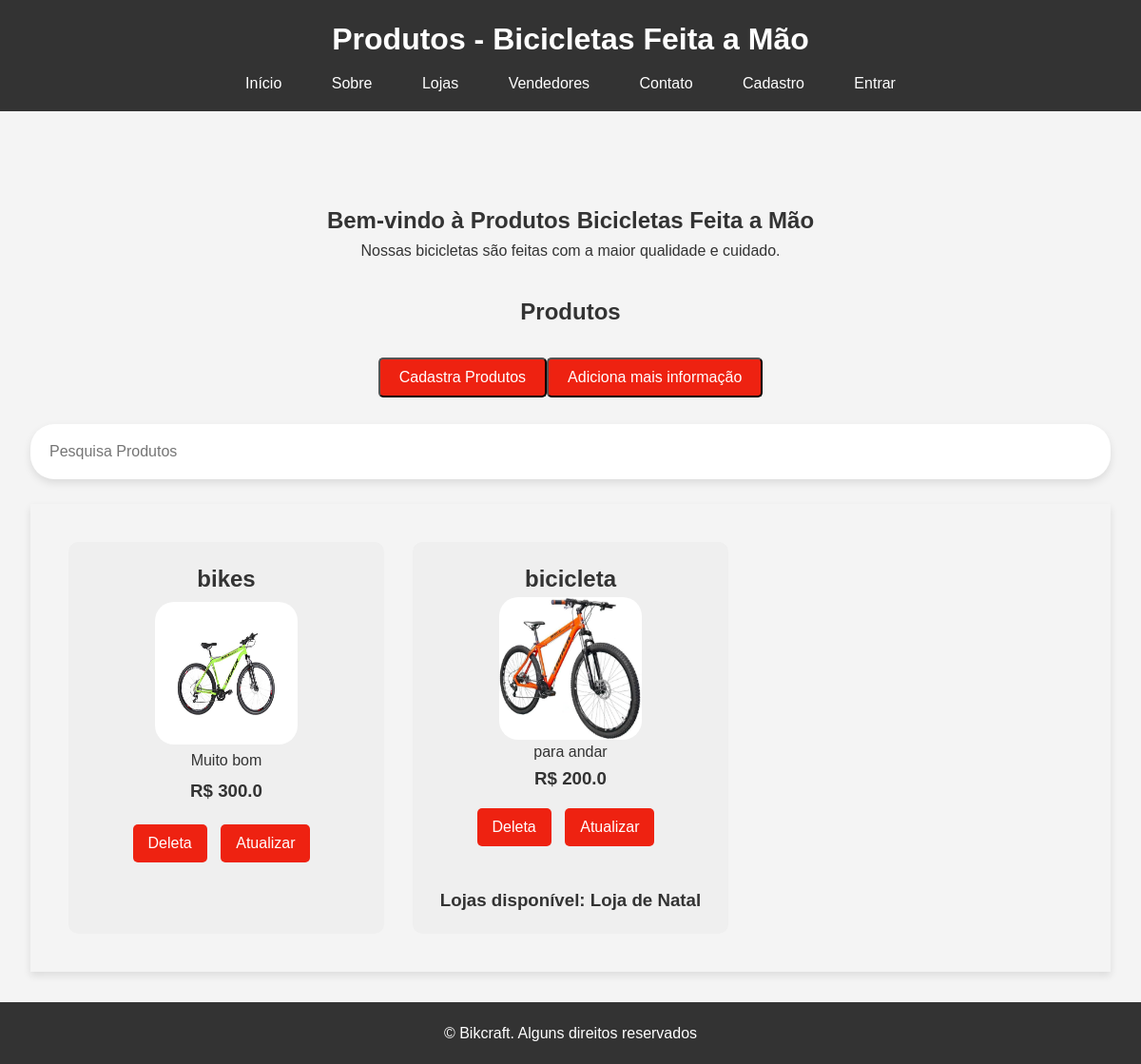
/produtos/, run on an earlier commit of the app's database.
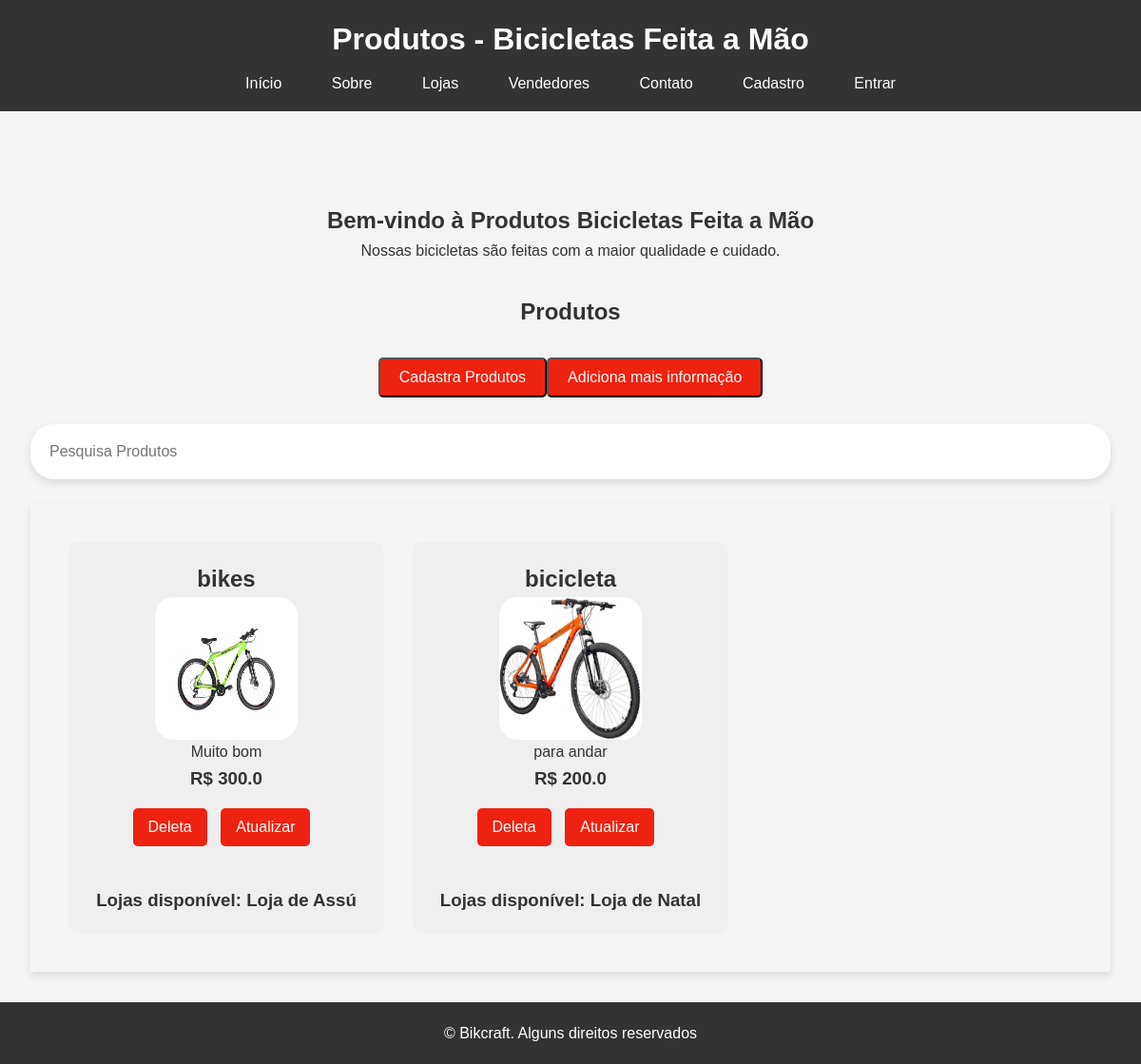
And on a later commit of the database.
### bikcraft/models.py (models this page shows, shortened)
class Bike(models.Model):
    modelo = models.CharField(max_length=255, verbose_name='Modelo')
    preco = models.FloatField(verbose_name='Preço')
    descricao = models.TextField(verbose_name='Descrição')
    foto = models.ImageField(upload_to='media/bikcraft/', blank=True, null=True, verbose_name='Foto')

class Lojas(models.Model):
    nome = models.CharField(max_length=30, verbose_name='Nome da Loja')
    produtos = models.ManyToManyField(Bike, verbose_name='Produtos')
    cnpj = models.CharField(max_length=25, verbose_name='CNPJ')
    detalhe = models.TextField(blank=True, null=True, verbose_name='Descrição')
    def __str__(self):
        return self.nome

### bikcraft/views.py (the view)
# urls.py: path('produtos/', views.produtos, name='pagina-produtos'),
def produtos(request):
    bike = Bike.objects.all()
    return render(request, 'produtos.html', {'produtos': bike})

### bikcraft/templates/produtos.html (shortened to what this page needs)
{% extends "base/produtos.html" %}
{% load static %}
{% block conteudo %}
<main>
    <section id="home">
        <h2><center>Bem-vindo à Produtos Bicicletas Feita a Mão</center></h2>
        <p><center>Nossas bicicletas são feitas com a maior qualidade e cuidado.</center></p>
    </section>
    <h2><center>Produtos</center></h2>
    <br>
    <div class="button-cadastra">
        <a href='{% url "pagina-cadastraprodutos" %}'><button>Cadastra Produtos</button></a>
        <a href='{% url "cadastra-detalhe" %}'><button>Adiciona mais informação</button></a>
    </div>
    <br>
    <div class='col-12'>
        <input type='text' class='form-control' id='search' placeholder='Pesquisa Produtos'>
    </div>
    <br>
    <section id="products">
        {% for produto in produtos %}
            <div class='product-card'>
                <h2>{{produto.modelo}}</h2>
                <img class='foto' src='{{produto.foto.url}}'/>
                <p>{{produto.descricao}}</p>
                <h3> R$ {{produto.preco}}</h3>
                <div class="button-container">
                    <a href='{% url "deleta-produtos" produto.id %}'><button>Deleta</button></a>
                    <a id='atualizado' href='{% url "pagina-atualizado" produto.id %}'><button id='atualiza'>Atualizar</button></a>
                </div>
                <br>
                <div class='lista_lojas'>
                    {% for loja in produto.lojas_set.all %}
                        {% if loja %}
                            <h3>Lojas disponível: {{loja}}</h3>
                        {% else %}
                            <h3>Infelizmente, não tem nenhum loja com esse modelo</h3>
                        {% endif %}
                    {% endfor %}
                </div>
            </div>
        {% endfor %}
    </section>
</main>
{% endblock conteudo %}

What changed in the data, as far as the page shows it:
added Lojas: nome "Loja de Assú", shown under Bike "bikes"
